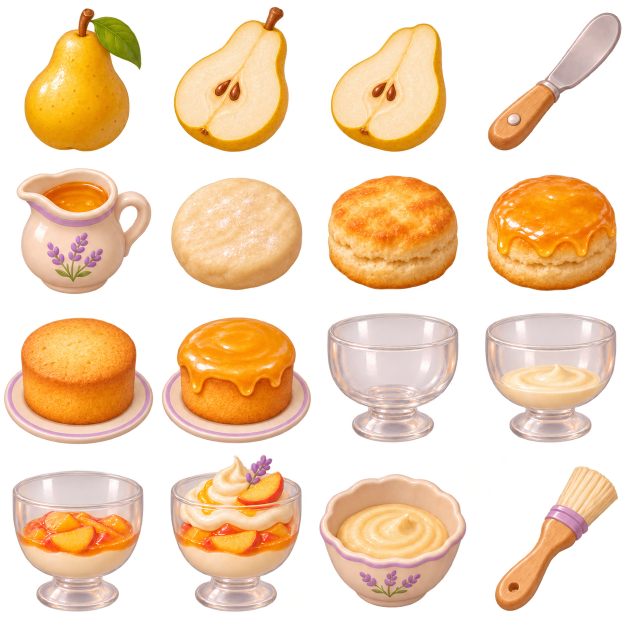
#> input picture 01_primary_target/lavender-bay/culinary-cove-expansion/runtime-sources/honey-props.png, 1261 x 1247 px (shown at 1/2 size)
$ python prepare-parfait-cap.py
#> lines starting #> are read from the running program, lines starting #| are printed output that depends on the picture; after the words box and inside, x2 and y2 are one past the last pixel; in counts of white or black regions, pixels touching at a corner belong together
"""Restore the full authored crest that crosses the honey props atlas row.

Keep the existing 512-square glass registration in the bottom 512 rows and add
128 transparent rows above it. The runtime's extended UVs sample that cap.
"""
from io import BytesIO
import json
from pathlib import Path
import subprocess

import numpy as np
from PIL import Image, ImageDraw, ImageFilter

root=Path(__file__).resolve().parents[2]
master=root/'01_primary_target/lavender-bay/culinary-cove-expansion/runtime-sources/honey-props.png'
target=root/'game/public/art/lavender/cookery/honey-parfait-full.webp'
source=Image.open(master).convert('RGBA')
#> source is the input picture: PIL image 1261x1247 RGBA; mean R, G, B, A 124.5, 96, 63.9, 122.1
alpha=source.getchannel('A')
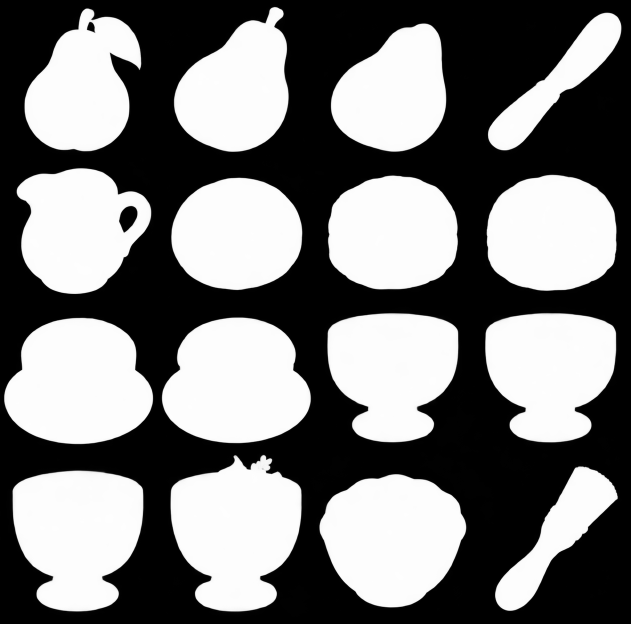
#> alpha: PIL image 1261x1247 L (shown at 1/2 size); min 0, max 255, mean 122.1
mask=alpha.point(lambda a:255 if a>=32 else 0)
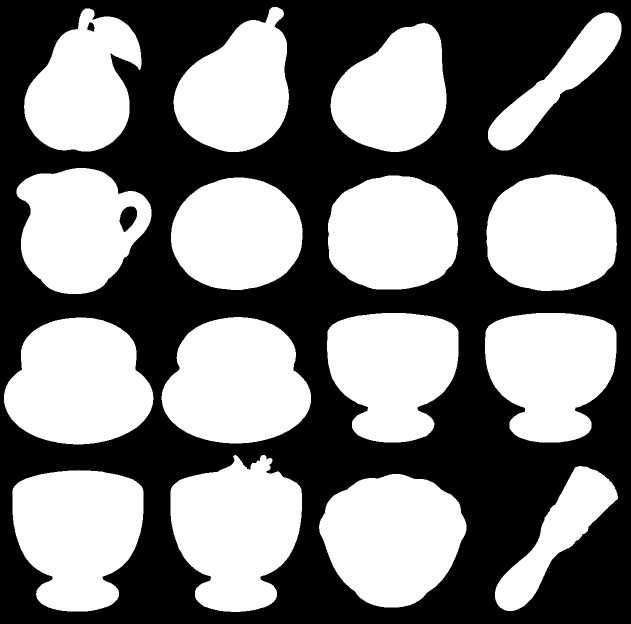
#> mask: PIL image 1261x1247 L (shown at 1/2 size); 48.9% white; 16 white regions, largest, box (x1, y1, x2, y2) and area: (341, 910, 604, 1224) 59433, (638, 948, 933, 1215) 58254, (8, 635, 307, 889) 58081
draw=ImageDraw.Draw(mask)
draw.rectangle((0,0,314,source.height-1),fill=0)
draw.rectangle((631,0,source.width-1,source.height-1),fill=0)
draw.rectangle((0,0,source.width-1,850),fill=0)
ImageDraw.floodfill(mask,(480,1080),128,border=0)
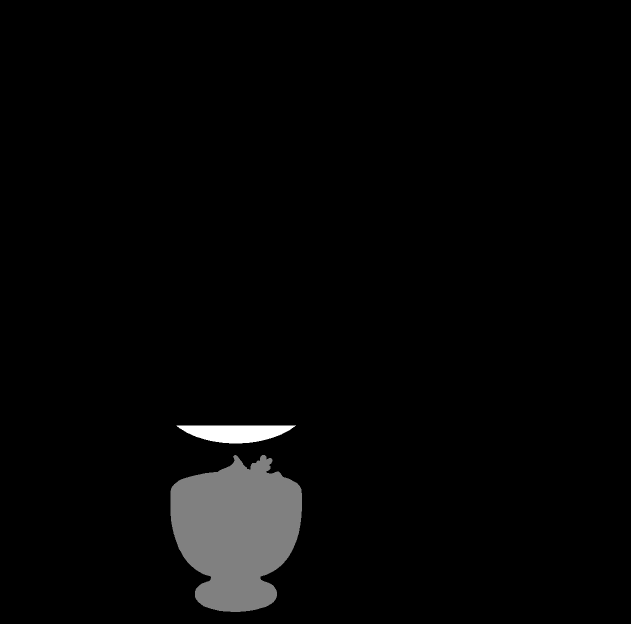
#> mask: PIL image 1261x1247 L (shown at 1/2 size); min 0, max 255, mean 5.8
component=mask.point(lambda v:255 if v==128 else 0).filter(ImageFilter.MaxFilter(7))
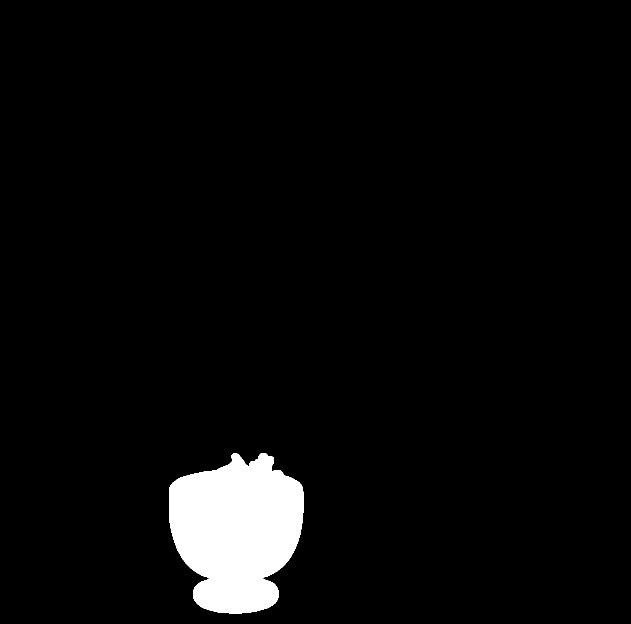
#> component: PIL image 1261x1247 L (shown at 1/2 size); 4% white; 1 white region, box (x1, y1, x2, y2) and area: (338, 907, 607, 1227) 63608
source.putalpha(Image.fromarray(np.where(np.asarray(component)>0,np.asarray(alpha),0).astype('uint8')))
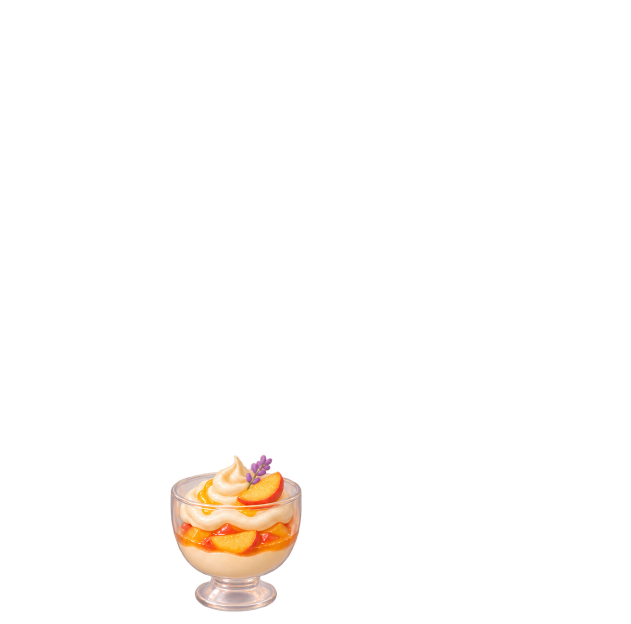
#> source: PIL image 1261x1247 RGBA (shown at 1/2 size); mean R, G, B, A 124.5, 96, 63.9, 9.4; transparent parts drawn white
cell=(source.width/4,source.height*3/4,source.width/2,source.height)
#> cell = (315.2, 935.2, 630.5, 1247)
cap=source.transform((512,640),Image.Transform.EXTENT,(cell[0],cell[1]-(cell[3]-cell[1])*.25,cell[2],cell[3]),Image.Resampling.BICUBIC)
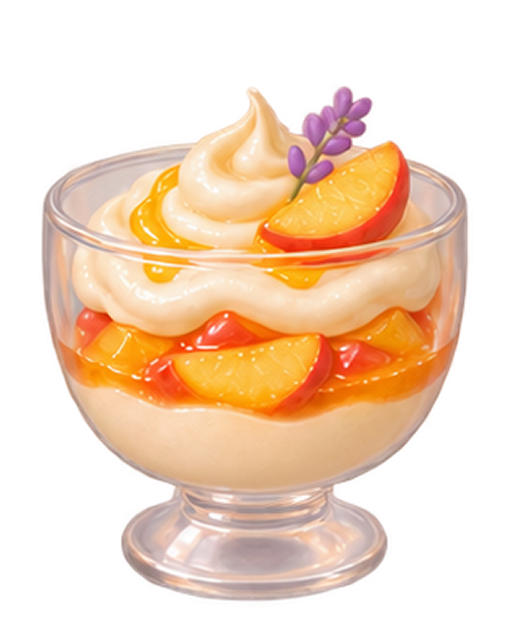
#> cap: PIL image 512x640 RGBA; mean R, G, B, A 115.5, 87.3, 63.8, 120.7; transparent parts drawn white
#> (the run stopped early here; a loop or call above may not have finished)
